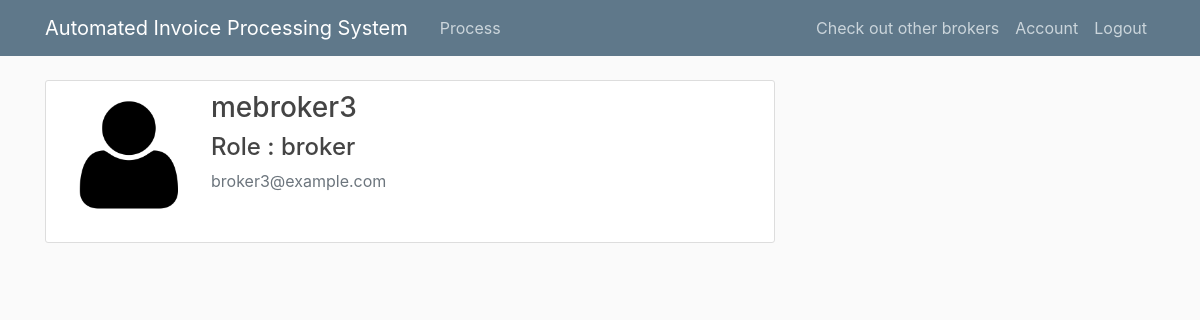
The app's page /account/3/view (signed in), older data.
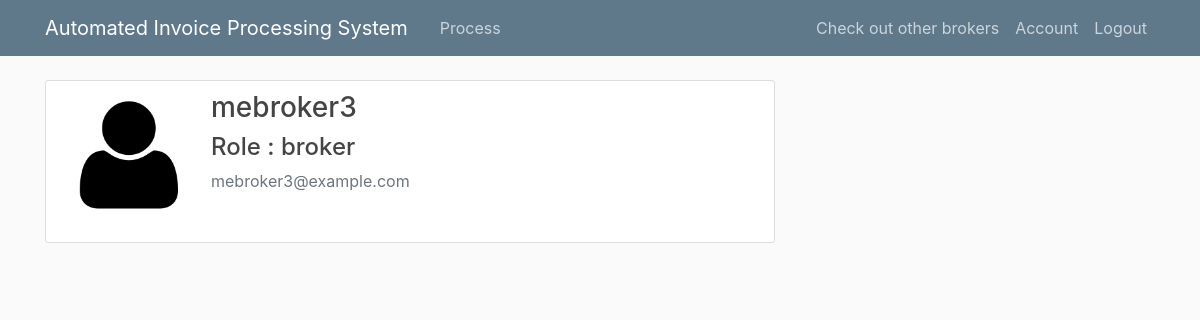
The same page, newer data.
### aims_/models.py (models this page shows, shortened)
class Broker(db.Model, UserMixin):
    id = db.Column(db.Integer, primary_key=True)
    username = db.Column(db.String(20), unique=True, nullable=False)
    email = db.Column(db.String(120), unique=True, nullable=False)
    image_file = db.Column(db.String(20), nullable=False, default='default.png')
    password = db.Column(db.String(60), nullable=False)
    invoices = db.relationship('Invoice', backref='processor', lazy=True)

### aims_/routes.py (the view)
@app.route("/account/<int:user_id>/view")
@login_required
def account(user_id):
    if session['account_type'] == 'broker':
        user = Broker.query.get_or_404(user_id)
    elif session['account_type'] == 'admin':
        user = Admin.query.get_or_404(user_id)
    elif session['account_type'] == 'company':
        user = Company.query.get_or_404(user_id)
    return render_template('account.html', title='Account',userdetail = user)

### aims_/models.py (called while the page is built)
@login_manager.user_loader
def load_user(user_id):
    if 'account_type' in session:
        if session['account_type'] == 'broker':
            return Broker.query.get(int(user_id))
        elif session['account_type'] == 'admin':
            return Admin.query.get(int(user_id))
        elif session['account_type'] == 'company':
            return Company.query.get(int(user_id))
        else:
            return None
    else:
        return None

### aims_/templates/account.html
{% extends "layout.html" %}
{% block content %}
        <div class="content-section">
            <div class="media">
                <img class="account-img" src="{{ url_for('static', filename='profile_pics/' + userdetail.image_file) }}">
                <div class="media-body">
                    <h3>{{ userdetail.username }}</h3>
                    <h4>Role : {{session['account_type']}}</h4>
                    <p class="text-secondary">{{ userdetail.email }}</p>
                </div>
            </div>
{% endblock content %}

Row changes from the older to the newer data that the page shows:
changed Broker "mebroker3": email "broker3@example.com" → "mebroker3@example.com"
